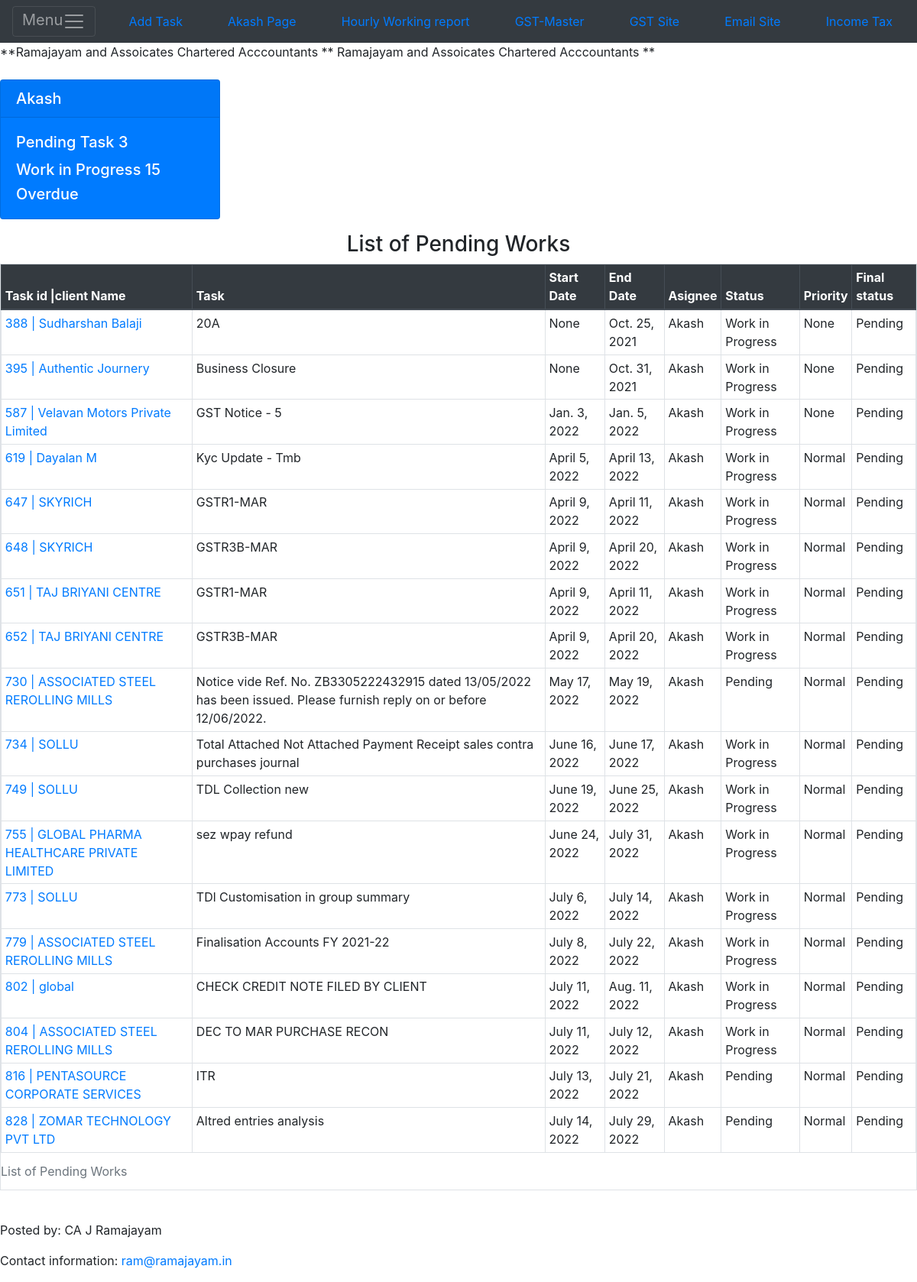
The page /todolist/akash (signed in) on the database its author committed.
### todolist_app/models.py (models this page shows, shortened)
class Tasklist(models.Model):
    clientname= models.CharField(max_length=100,null=True,blank=True)
    task = models.CharField(max_length=100)
    startdate = models.DateField(default=timezone.now, blank=True, null=True)
    enddate = models.DateField(blank=True, null=True)
    assignee = models.CharField(max_length=30)
    status = models.CharField(max_length=30)
    priority = models.CharField(max_length=100,null=True)
    fstatus = models.BooleanField(default=False)

### todolist_app/views.py (the view)
# urls.py: path('akash', views.todolist3, name='todolist3'),
@login_required
def todolist3(request):
    all_tasks = Tasklist.objects.filter(assignee ='Akash').all()
    countrampending = Tasklist.objects.filter(assignee = 'Akash').filter(status = 'Pending').count()
    countramwip = Tasklist.objects.filter(assignee = 'Akash').filter(status = 'Work in Progress').count()
    context = {
        'all_tasks': all_tasks,
        'countrampending': countrampending,
        'countramwip': countramwip,
    }
    return render(request, 'akashpage.html',context)

### todolist_app/templates/akashpage.html (shortened to what this page needs)
{% extends 'base1.html' %}
{% block content %}
    <marquee direction="scroll">**Ramajayam and Assoicates Chartered Acccountants ** Ramajayam and Assoicates Chartered Acccountants ** </marquee>
<br/>
<div class="card-group">
<div class="card text-white bg-primary mb-3" style="max-width: 18rem;">
  <h5  class="card-header">Akash</h5>
  <div class="card-body">
    <h5 class="card-title">Pending Task {{ countrampending }}</h5>
    <h5 class="card-text"> Work in Progress {{ countramwip }}</h5>
    <h5 class="card-text"> Overdue</h5>
  </div>
</div>
</div>
<div class="row justify-content-center">
    <div class="col-auto">
    <table class="table table-bordered table-hover table-sm table-responsive"  >
        <center><h3>List of Pending Works</h3></center>
            <caption>List of Pending Works</caption>
            <thead class="thead-dark">
                <tr>
                    <th scope="col">Task id |client Name</th>
                    <th scope="col">Task</th>
                    <th scope="col">Start Date</th>
                    <th scope="col">End Date</th>
                    <th scope="col">Asignee</th>
                    <th scope="col">Status</th>
                    <th scope="col">Priority</th>
                    <th scope="col">Final status</th>
                </tr>
            </thead>
            <tbody>
                {% if all_tasks %}
                    {% for obj in all_tasks %}
                        {% if obj.fstatus %}
                        {% else %}
                            <tr>
                                <td><a href="{% url 'edit_task' obj.id %}">{{ obj.id  }} | {{ obj.clientname  }}</a></td>
                                <td>{{ obj.task  }} </a> </td>
                                <td>{{ obj.startdate  }}</td>
                                <td>{{ obj.enddate  }}</td>
                                <td>{{ obj.assignee  }}</td>
                                <td>{{ obj.status  }}</td>
                                <td>{{ obj.priority  }}</td>
                                <td>Pending</td>
                            </tr>
                        {% endif %}
                    {% endfor %}
                {% endif%}
            </tbody>
        </table>
    </div>
  </div><br>
{% endblock content %}

### rows shown on the page
Tasklist: id "388", clientname "Sudharshan Balaji", task "20A", startdate "None", enddate "Oct. 25, 2021", assignee "Akash", status "Work in Progress", priority "None"
Tasklist: id "395", clientname "Authentic Journery", task "Business Closure", startdate "None", enddate "Oct. 31, 2021", assignee "Akash", status "Work in Progress", priority "None"
Tasklist: id "587", clientname "Velavan Motors Private Limited", task "GST Notice - 5", startdate "Jan. 3, 2022", enddate "Jan. 5, 2022", assignee "Akash", status "Work in Progress", priority "None"
Tasklist: id "619", clientname "Dayalan M", task "Kyc Update - Tmb", startdate "April 5, 2022", enddate "April 13, 2022", assignee "Akash", status "Work in Progress", priority "Normal"
Tasklist: id "647", clientname "SKYRICH", task "GSTR1-MAR", startdate "April 9, 2022", enddate "April 11, 2022", assignee "Akash", status "Work in Progress", priority "Normal"
Tasklist: id "648", clientname "SKYRICH", task "GSTR3B-MAR", startdate "April 9, 2022", enddate "April 20, 2022", assignee "Akash", status "Work in Progress", priority "Normal"
Tasklist: id "651", clientname "TAJ BRIYANI CENTRE", task "GSTR1-MAR", startdate "April 9, 2022", enddate "April 11, 2022", assignee "Akash", status "Work in Progress", priority "Normal"
Tasklist: id "652", clientname "TAJ BRIYANI CENTRE", task "GSTR3B-MAR", startdate "April 9, 2022", enddate "April 20, 2022", assignee "Akash", status "Work in Progress", priority "Normal"
Tasklist: id "730", clientname "ASSOCIATED STEEL REROLLING MILLS", task "Notice vide Ref. No. ZB3305222432915 dated 13/05/2022 has been issued. Please furnish reply on or before 12/06/2022.", startdate "May 17, 2022", enddate "May 19, 2022", assignee "Akash", status "Pending", priority "Normal"
Tasklist: id "734", clientname "SOLLU", task "Total Attached Not Attached Payment Receipt sales contra purchases journal", startdate "June 16, 2022", enddate "June 17, 2022", assignee "Akash", status "Work in Progress", priority "Normal"
Tasklist: id "749", clientname "SOLLU", task "TDL Collection new", startdate "June 19, 2022", enddate "June 25, 2022", assignee "Akash", status "Work in Progress", priority "Normal"
Tasklist: id "755", clientname "GLOBAL PHARMA HEALTHCARE PRIVATE LIMITED", task "sez wpay refund", startdate "June 24, 2022", enddate "July 31, 2022", assignee "Akash", status "Work in Progress", priority "Normal"
Tasklist: id "773", clientname "SOLLU", task "TDl Customisation in group summary", startdate "July 6, 2022", enddate "July 14, 2022", assignee "Akash", status "Work in Progress", priority "Normal"
Tasklist: id "779", clientname "ASSOCIATED STEEL REROLLING MILLS", task "Finalisation Accounts FY 2021-22", startdate "July 8, 2022", enddate "July 22, 2022", assignee "Akash", status "Work in Progress", priority "Normal"
Tasklist: id "802", clientname "global", task "CHECK CREDIT NOTE FILED BY CLIENT", startdate "July 11, 2022", enddate "Aug. 11, 2022", assignee "Akash", status "Work in Progress", priority "Normal"
Tasklist: id "804", clientname "ASSOCIATED STEEL REROLLING MILLS", task "DEC TO MAR PURCHASE RECON", startdate "July 11, 2022", enddate "July 12, 2022", assignee "Akash", status "Work in Progress", priority "Normal"
Tasklist: id "816", clientname "PENTASOURCE CORPORATE SERVICES", task "ITR", startdate "July 13, 2022", enddate "July 21, 2022", assignee "Akash", status "Pending", priority "Normal"
Tasklist: id "828", clientname "ZOMAR TECHNOLOGY PVT LTD", task "Altred entries analysis", startdate "July 14, 2022", enddate "July 29, 2022", assignee "Akash", status "Pending", priority "Normal"

### other values the page prints
{{ countrampending }} "3"
{{ countramwip }} "15"
